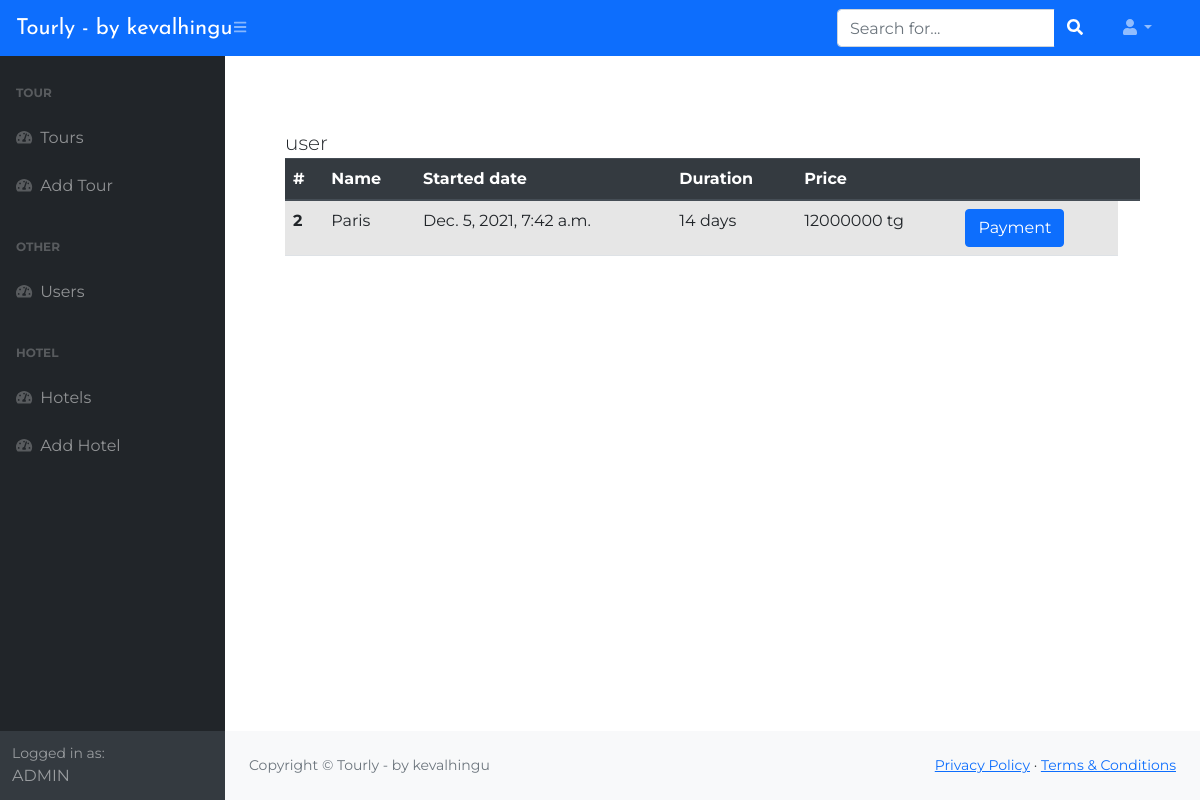
The page /tour/admin/user_detail/2 (signed in) on the database its author committed.
### web_tech_django/apps/blog/models.py (models this page shows, shortened)
class OrderTour(models.Model):
    customer = models.ForeignKey(settings.AUTH_USER_MODEL, on_delete=models.CASCADE)
    tour = models.ForeignKey(Tour, on_delete=models.CASCADE)
    ordered = models.BooleanField(default=False)

class Tour(models.Model):
    name = models.CharField('Tour name', max_length=60)
    description = models.TextField('Tour description')
    started = models.DateTimeField('Started date')
    duration = models.IntegerField('Tour duration')
    price = models.IntegerField('Tour price')
    image = models.ImageField('Tour image', upload_to='tours/')

### web_tech_django/apps/blog/views.py (the view)
# urls.py: path('tour/admin/user_detail/<id>', views.user_detail, name='user_detail'),
@login_required
def user_detail(request, id):
    user = User.objects.filter(id=id)
    user_orders = user[0].ordertour_set.all()
    context = {
        'users': user,
        'user_orders': user_orders,
    }
    return render(request, 'admin/user/user_detail.html', context)

### web_tech_django/templates/admin/user/user_detail.html (shortened to what this page needs)
{% extends 'admin/base_admin.html' %}
{% block content %}
        <div class="container-fluid">
            <div class="lead">
                {{ user }}
            </div>
            <div class="user__orders">
                {% if user_orders %}
                    <table class="table table-hover table-striped">
                        <thead class="thead-dark">
                                <tr>
                                    <th scope="col">#</th>
                                      <th scope="col">Name</th>
                                      <th scope="col">Started date</th>
                                      <th scope="col">Duration</th>
                                      <th scope="col">Price</th>
                                      <th scope="col"></th>
                                      <th scope="col"></th>
                                </tr>
                        </thead>
                        <tbody>
                            {% for order in user_orders %}
                                    <tr>
                                        <th scope="col">{{ order.tour.id }}</th>
                                        <td>{{ order.tour.name }}</td>
                                        <td>{{ order.tour.started }}</td>
                                        <td>{{ order.tour.duration }} days</td>
                                        <td>{{ order.tour.price }} tg</td>
                                        <td><a href="#" class="btn btn-primary">Payment</a></td>
                                    </tr>
                            {% endfor %}
                        </tbody>
                    </table>
                    {% else %}
                        <div class="alert alert-warning d-flex justify-content-center">
                            User doesn't have any orders!
                        </div>
                {% endif %}
            </div>
        </div>
{% endblock %}

### web_tech_django/static/blog/css/admin.css (style rules this page uses)
body { background-color: #fff; font-family: 'Montserrat', sans-serif; font-size: 16px; -webkit-transition: 0.5s; -o-transition: 0.5s; transition: 0.5s; }

### rows shown on the page
OrderTour: tour.id "2", tour.name "Paris", tour.started "Dec. 5, 2021, 7:42 a.m.", tour.duration "14", tour.price "12000000"

### other values the page prints
{{ user }} "user"
